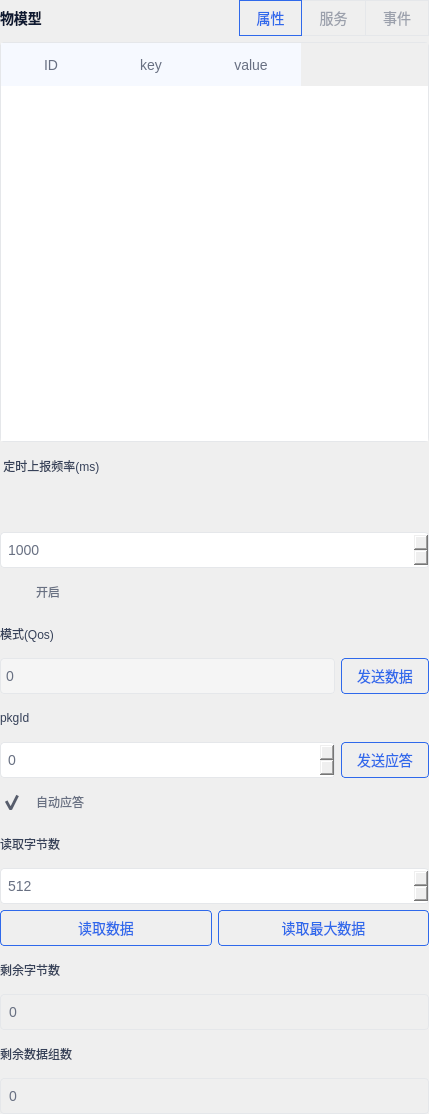
<?xml version="1.0" encoding="UTF-8"?>
<ui version="4.0">
 <class>modelWindow</class>
 <widget class="QWidget" name="modelWindow">
  <property name="geometry">
   <rect>
    <x>0</x>
    <y>0</y>
    <width>429</width>
    <height>1114</height>
   </rect>
  </property>
  <property name="windowTitle">
   <string>Form</string>
  </property>
  <property name="styleSheet">
   <string notr="true">QToolTip{
	min-width: 250px;
	padding: 3px;
	font-size:14px;
	border-style:solid;
	border-width:1px;	
	border-color:rgb(229, 231, 234);
	border-radius:4px;
}</string>
  </property>
  <layout class="QVBoxLayout" name="verticalLayout">
   <property name="leftMargin">
    <number>0</number>
   </property>
   <property name="topMargin">
    <number>0</number>
   </property>
   <property name="rightMargin">
    <number>0</number>
   </property>
   <property name="bottomMargin">
    <number>0</number>
   </property>
   <item>
    <layout class="QHBoxLayout" name="horizontalLayout_5" stretch="0,0,0">
     <item>
      <widget class="QLabel" name="label">
       <property name="minimumSize">
        <size>
         <width>0</width>
         <height>36</height>
        </size>
       </property>
       <property name="maximumSize">
        <size>
         <width>16777215</width>
         <height>36</height>
        </size>
       </property>
       <property name="styleSheet">
        <string notr="true">font-size:14px;
color:rgb(14, 25, 50);
font-weight:bold;</string>
       </property>
       <property name="text">
        <string>物模型</string>
       </property>
      </widget>
     </item>
     <item>
      <spacer name="horizontalSpacer">
       <property name="orientation">
        <enum>Qt::Horizontal</enum>
       </property>
       <property name="sizeHint" stdset="0">
        <size>
         <width>40</width>
         <height>20</height>
        </size>
       </property>
      </spacer>
     </item>
     <item>
      <layout class="QHBoxLayout" name="horizontalLayout_2" stretch="1,1,1">
       <property name="spacing">
        <number>0</number>
       </property>
       <item>
        <widget class="QPushButton" name="pushButton_properties">
         <property name="minimumSize">
          <size>
           <width>0</width>
           <height>36</height>
          </size>
         </property>
         <property name="maximumSize">
          <size>
           <width>16777215</width>
           <height>36</height>
          </size>
         </property>
         <property name="styleSheet">
          <string notr="true">QPushButton{
color: rgb(155, 160, 172);
font-size:14px;
border-style:solid;
border-width:1px;
border-color:rgb(229, 231, 234);
border-radius:0px;
padding-left:15px;
padding-right:15px;
}
QPushButton:checked
{
color: rgb(47, 105, 235);
font-size:14px;
border-style:solid;
border-width:1px;
border-color:rgb(47, 105, 235);
border-radius:0px;
}

QPushButton:hover{
	color: rgb(47, 105, 235);
	background-color: rgba(47, 105, 235, 0.08);
}
QPushButton:pressed{
	color: rgb(47, 105, 235);
	background-color: rgba(47, 105, 235, 0.2);
}</string>
         </property>
         <property name="text">
          <string>属性</string>
         </property>
         <property name="checkable">
          <bool>true</bool>
         </property>
         <property name="checked">
          <bool>true</bool>
         </property>
         <property name="autoExclusive">
          <bool>true</bool>
         </property>
        </widget>
       </item>
       <item>
        <widget class="QPushButton" name="pushButton_services">
         <property name="minimumSize">
          <size>
           <width>0</width>
           <height>36</height>
          </size>
         </property>
         <property name="maximumSize">
          <size>
           <width>16777215</width>
           <height>36</height>
          </size>
         </property>
         <property name="styleSheet">
          <string notr="true">QPushButton{
color: rgb(155, 160, 172);
font-size:14px;
border-style:solid;
border-top-width:1px;
border-right-width:1px;
border-bottom-width:1px;
border-color:rgb(229, 231, 234);
border-radius:0px;
padding-left:15px;
padding-right:15px;
}
QPushButton:checked
{
color: rgb(47, 105, 235);
font-size:14px;
border-style:solid;
border-width:1px;
border-color:rgb(47, 105, 235);
border-radius:0px;
}

QPushButton:hover{
	color: rgb(47, 105, 235);
	background-color: rgba(47, 105, 235, 0.08);
}
QPushButton:pressed{
	color: rgb(47, 105, 235);
	background-color: rgba(47, 105, 235, 0.2);
}</string>
         </property>
         <property name="text">
          <string>服务</string>
         </property>
         <property name="checkable">
          <bool>true</bool>
         </property>
         <property name="autoExclusive">
          <bool>true</bool>
         </property>
        </widget>
       </item>
       <item>
        <widget class="QPushButton" name="pushButton_3">
         <property name="minimumSize">
          <size>
           <width>0</width>
           <height>36</height>
          </size>
         </property>
         <property name="maximumSize">
          <size>
           <width>16777215</width>
           <height>36</height>
          </size>
         </property>
         <property name="styleSheet">
          <string notr="true">QPushButton{
color: rgb(155, 160, 172);
font-size:14px;
border-style:solid;
border-top-width:1px;
border-right-width:1px;
border-bottom-width:1px;
border-color:rgb(229, 231, 234);
border-radius:0px;
padding-left:15px;
padding-right:15px;
}
QPushButton:checked
{
color: rgb(47, 105, 235);
font-size:14px;
border-style:solid;
border-width:1px;
border-color:rgb(47, 105, 235);
border-radius:0px;
}

QPushButton:hover{
	color: rgb(47, 105, 235);
	background-color: rgba(47, 105, 235, 0.08);
}
QPushButton:pressed{
	color: rgb(47, 105, 235);
	background-color: rgba(47, 105, 235, 0.2);
}</string>
         </property>
         <property name="text">
          <string>事件</string>
         </property>
         <property name="checkable">
          <bool>true</bool>
         </property>
         <property name="autoExclusive">
          <bool>true</bool>
         </property>
        </widget>
       </item>
      </layout>
     </item>
    </layout>
   </item>
   <item>
    <widget class="QStackedWidget" name="tabWidget_model">
     <property name="minimumSize">
      <size>
       <width>0</width>
       <height>400</height>
      </size>
     </property>
     <property name="maximumSize">
      <size>
       <width>16777215</width>
       <height>400</height>
      </size>
     </property>
     <property name="styleSheet">
      <string notr="true"/>
     </property>
     <property name="currentIndex">
      <number>0</number>
     </property>
     <widget class="QWidget" name="stackedWidget_modelPage1">
      <layout class="QGridLayout" name="gridLayout">
       <property name="leftMargin">
        <number>0</number>
       </property>
       <property name="topMargin">
        <number>0</number>
       </property>
       <property name="rightMargin">
        <number>0</number>
       </property>
       <property name="bottomMargin">
        <number>0</number>
       </property>
       <property name="spacing">
        <number>0</number>
       </property>
       <item row="0" column="0">
        <widget class="QTableWidget" name="tableWidget_properties">
         <property name="minimumSize">
          <size>
           <width>0</width>
           <height>0</height>
          </size>
         </property>
         <property name="maximumSize">
          <size>
           <width>16777215</width>
           <height>16777215</height>
          </size>
         </property>
         <property name="styleSheet">
          <string notr="true">QHeaderView::section{
color: rgb(104, 112, 130);
font-size:14px;
background: transparent;
background: rgb(246, 249, 255);
padding: 1px;border: none;
border-style:solid;
border-right-width:0px;
border-left-width:0px;
}
QTableWidget{
color: rgb(104, 112, 130);
font-size:14px;
border-style:solid;
border-width:1px;
border-color:rgb(229, 231, 234);
border-radius:4px;
}</string>
         </property>
         <property name="verticalScrollMode">
          <enum>QAbstractItemView::ScrollPerPixel</enum>
         </property>
         <attribute name="horizontalHeaderMinimumSectionSize">
          <number>25</number>
         </attribute>
         <attribute name="horizontalHeaderStretchLastSection">
          <bool>false</bool>
         </attribute>
         <attribute name="verticalHeaderVisible">
          <bool>false</bool>
         </attribute>
         <attribute name="verticalHeaderMinimumSectionSize">
          <number>25</number>
         </attribute>
         <attribute name="verticalHeaderDefaultSectionSize">
          <number>30</number>
         </attribute>
         <column>
          <property name="text">
           <string>ID</string>
          </property>
          <property name="font">
           <font>
            <pointsize>25</pointsize>
           </font>
          </property>
         </column>
         <column>
          <property name="text">
           <string>key</string>
          </property>
          <property name="font">
           <font>
            <pointsize>25</pointsize>
           </font>
          </property>
         </column>
         <column>
          <property name="text">
           <string>value</string>
          </property>
          <property name="font">
           <font>
            <pointsize>25</pointsize>
           </font>
          </property>
         </column>
        </widget>
       </item>
      </layout>
     </widget>
     <widget class="QWidget" name="stackedWidget_modelPage2">
      <layout class="QGridLayout" name="gridLayout_6">
       <property name="leftMargin">
        <number>0</number>
       </property>
       <property name="topMargin">
        <number>0</number>
       </property>
       <property name="rightMargin">
        <number>0</number>
       </property>
       <property name="bottomMargin">
        <number>0</number>
       </property>
       <property name="spacing">
        <number>0</number>
       </property>
       <item row="0" column="0">
        <widget class="QTableWidget" name="tableWidget_services">
         <property name="minimumSize">
          <size>
           <width>0</width>
           <height>0</height>
          </size>
         </property>
         <property name="styleSheet">
          <string notr="true">QHeaderView::section{
color: rgb(104, 112, 130);
font-size:14px;
background: transparent;
background: rgb(246, 249, 255);
padding: 1px;border: none;
border-style:solid;
border-right-width:0px;
border-left-width:0px;
}
QTableWidget{
color: rgb(104, 112, 130);
font-size:14px;
border-style:solid;
border-width:1px;
border-color:rgb(229, 231, 234);
border-radius:4px;
}</string>
         </property>
         <attribute name="horizontalHeaderMinimumSectionSize">
          <number>25</number>
         </attribute>
         <attribute name="horizontalHeaderStretchLastSection">
          <bool>false</bool>
         </attribute>
         <attribute name="verticalHeaderVisible">
          <bool>false</bool>
         </attribute>
         <attribute name="verticalHeaderMinimumSectionSize">
          <number>25</number>
         </attribute>
         <column>
          <property name="text">
           <string>ID</string>
          </property>
          <property name="font">
           <font>
            <pointsize>25</pointsize>
           </font>
          </property>
         </column>
         <column>
          <property name="text">
           <string>key</string>
          </property>
          <property name="font">
           <font>
            <pointsize>25</pointsize>
           </font>
          </property>
         </column>
         <column>
          <property name="text">
           <string>value</string>
          </property>
          <property name="font">
           <font>
            <pointsize>25</pointsize>
           </font>
          </property>
         </column>
        </widget>
       </item>
      </layout>
     </widget>
     <widget class="QWidget" name="stackedWidget_modelPage3">
      <layout class="QGridLayout" name="gridLayout_4">
       <property name="leftMargin">
        <number>0</number>
       </property>
       <property name="topMargin">
        <number>0</number>
       </property>
       <property name="rightMargin">
        <number>0</number>
       </property>
       <property name="bottomMargin">
        <number>0</number>
       </property>
       <property name="spacing">
        <number>0</number>
       </property>
       <item row="0" column="0">
        <widget class="QTableWidget" name="tableWidget_events">
         <property name="styleSheet">
          <string notr="true">QHeaderView::section{
color: rgb(104, 112, 130);
font-size:14px;
background: transparent;
background: rgb(246, 249, 255);
padding: 1px;border: none;
border-style:solid;
border-right-width:0px;
border-left-width:0px;
}
QTableWidget{
color: rgb(104, 112, 130);
font-size:14px;
border-style:solid;
border-width:1px;
border-color:rgb(229, 231, 234);
border-radius:4px;
}</string>
         </property>
         <attribute name="horizontalHeaderMinimumSectionSize">
          <number>25</number>
         </attribute>
         <attribute name="horizontalHeaderStretchLastSection">
          <bool>false</bool>
         </attribute>
         <attribute name="verticalHeaderVisible">
          <bool>false</bool>
         </attribute>
         <attribute name="verticalHeaderMinimumSectionSize">
          <number>25</number>
         </attribute>
         <column>
          <property name="text">
           <string>ID</string>
          </property>
          <property name="font">
           <font>
            <pointsize>25</pointsize>
           </font>
          </property>
         </column>
         <column>
          <property name="text">
           <string>key</string>
          </property>
          <property name="font">
           <font>
            <pointsize>25</pointsize>
           </font>
          </property>
         </column>
         <column>
          <property name="text">
           <string>value</string>
          </property>
          <property name="font">
           <font>
            <pointsize>25</pointsize>
           </font>
          </property>
         </column>
        </widget>
       </item>
      </layout>
     </widget>
    </widget>
   </item>
   <item>
    <layout class="QHBoxLayout" name="horizontalLayout">
     <item>
      <widget class="QLabel" name="label_4">
       <property name="minimumSize">
        <size>
         <width>0</width>
         <height>36</height>
        </size>
       </property>
       <property name="maximumSize">
        <size>
         <width>16777215</width>
         <height>36</height>
        </size>
       </property>
       <property name="styleSheet">
        <string notr="true">color: rgb(54, 65, 89);</string>
       </property>
       <property name="text">
        <string> 定时上报频率(ms)</string>
       </property>
      </widget>
     </item>
     <item>
      <widget class="QLabel" name="label_2">
       <property name="minimumSize">
        <size>
         <width>12</width>
         <height>36</height>
        </size>
       </property>
       <property name="maximumSize">
        <size>
         <width>12</width>
         <height>36</height>
        </size>
       </property>
       <property name="toolTip">
        <string>&lt;html&gt;&lt;head/&gt;&lt;body&gt;&lt;p&gt;最小上报间隔：1ms，最大为600s&lt;/p&gt;&lt;/body&gt;&lt;/html&gt;</string>
       </property>
       <property name="toolTipDuration">
        <number>6000000</number>
       </property>
       <property name="styleSheet">
        <string notr="true">QLabel{
	image: url(:/png/tips.png);
}
</string>
       </property>
       <property name="text">
        <string/>
       </property>
      </widget>
     </item>
     <item>
      <spacer name="horizontalSpacer_2">
       <property name="orientation">
        <enum>Qt::Horizontal</enum>
       </property>
       <property name="sizeHint" stdset="0">
        <size>
         <width>40</width>
         <height>20</height>
        </size>
       </property>
      </spacer>
     </item>
    </layout>
   </item>
   <item>
    <widget class="QLabel" name="label_formatShow">
     <property name="text">
      <string/>
     </property>
    </widget>
   </item>
   <item>
    <widget class="QSpinBox" name="spinBox_timerMs">
     <property name="minimumSize">
      <size>
       <width>0</width>
       <height>36</height>
      </size>
     </property>
     <property name="maximumSize">
      <size>
       <width>16777215</width>
       <height>36</height>
      </size>
     </property>
     <property name="styleSheet">
      <string notr="true">QSpinBox{
color: rgb(104, 112, 130);
font-size:14px;
border-style:solid;
border-width:1px;
border-color:rgb(229, 231, 234);
border-radius:4px;
padding-left:5px;
}

QSpinBox::up-button
{
image:url(:/png/up.png);
width: 40px;
}
QSpinBox::down-button{
image:url(:/png/down.png);
width: 40px;
}</string>
     </property>
     <property name="minimum">
      <number>10</number>
     </property>
     <property name="maximum">
      <number>86400000</number>
     </property>
     <property name="value">
      <number>1000</number>
     </property>
    </widget>
   </item>
   <item>
    <widget class="QCheckBox" name="checkBox_timer">
     <property name="minimumSize">
      <size>
       <width>0</width>
       <height>36</height>
      </size>
     </property>
     <property name="maximumSize">
      <size>
       <width>16777215</width>
       <height>36</height>
      </size>
     </property>
     <property name="styleSheet">
      <string notr="true">QCheckBox::indicator{
    width: 30px;
    height: 23px;
}

QCheckBox::indicator:unchecked{
    image:url(:/png/checkBox0.png);
}

QCheckBox::indicator:checked{
    image:url(:/png/checkBox1.png);
}
QCheckBox{background-color:transparent;color: rgb(104, 112, 130);}
</string>
     </property>
     <property name="text">
      <string>开启</string>
     </property>
    </widget>
   </item>
   <item>
    <layout class="QHBoxLayout" name="horizontalLayout_11">
     <item>
      <widget class="QLabel" name="label_12">
       <property name="minimumSize">
        <size>
         <width>0</width>
         <height>36</height>
        </size>
       </property>
       <property name="maximumSize">
        <size>
         <width>16777215</width>
         <height>36</height>
        </size>
       </property>
       <property name="styleSheet">
        <string notr="true">color: rgb(54, 65, 89);</string>
       </property>
       <property name="text">
        <string>模式(Qos)</string>
       </property>
      </widget>
     </item>
     <item>
      <widget class="QLabel" name="label_8">
       <property name="minimumSize">
        <size>
         <width>12</width>
         <height>36</height>
        </size>
       </property>
       <property name="maximumSize">
        <size>
         <width>12</width>
         <height>36</height>
        </size>
       </property>
       <property name="toolTip">
        <string>&lt;html&gt;&lt;head/&gt;&lt;body&gt;&lt;p&gt;QoS（Quality of Service）是服务质量的简称，提高服务质量就是保证传输的带宽，降低数据的丢包率以及延时抖动等。&lt;/p&gt;&lt;/body&gt;&lt;/html&gt;</string>
       </property>
       <property name="toolTipDuration">
        <number>6000000</number>
       </property>
       <property name="styleSheet">
        <string notr="true">QLabel{
	image: url(:/png/tips.png);
}
</string>
       </property>
       <property name="text">
        <string/>
       </property>
      </widget>
     </item>
     <item>
      <spacer name="horizontalSpacer_7">
       <property name="orientation">
        <enum>Qt::Horizontal</enum>
       </property>
       <property name="sizeHint" stdset="0">
        <size>
         <width>40</width>
         <height>20</height>
        </size>
       </property>
      </spacer>
     </item>
    </layout>
   </item>
   <item>
    <layout class="QHBoxLayout" name="horizontalLayout_3" stretch="1,0">
     <item>
      <widget class="QComboBox" name="comboBox_sendQos">
       <property name="minimumSize">
        <size>
         <width>0</width>
         <height>36</height>
        </size>
       </property>
       <property name="maximumSize">
        <size>
         <width>16777215</width>
         <height>36</height>
        </size>
       </property>
       <property name="styleSheet">
        <string notr="true">QComboBox{
color: rgb(104, 112, 130);
font-size:14px;
border-style:solid;
background-color: rgb(245, 245, 245);
border-width:1px;
border-color:rgb(229, 231, 234);
border-radius:4px;
padding-left:5px;
}
QComboBox::drop-down{
border-style:none;
width: 30px;
}
QComboBox::down-arrow {
image: url(:/png/QComboBox_down.png);
}
QComboBox QAbstractItemView::item
{ 
	color: rgb(54, 65, 89);
	height: 25px;  
}</string>
       </property>
       <item>
        <property name="text">
         <string>0</string>
        </property>
       </item>
       <item>
        <property name="text">
         <string>1</string>
        </property>
       </item>
       <item>
        <property name="text">
         <string>2</string>
        </property>
       </item>
       <item>
        <property name="text">
         <string>100</string>
        </property>
       </item>
       <item>
        <property name="text">
         <string>101</string>
        </property>
       </item>
       <item>
        <property name="text">
         <string>102</string>
        </property>
       </item>
      </widget>
     </item>
     <item>
      <widget class="QPushButton" name="pushButton_sendTtlv">
       <property name="minimumSize">
        <size>
         <width>0</width>
         <height>36</height>
        </size>
       </property>
       <property name="maximumSize">
        <size>
         <width>16777215</width>
         <height>36</height>
        </size>
       </property>
       <property name="styleSheet">
        <string notr="true">QPushButton {
	color: rgb(47, 105, 235);
	font-size:14px;
	border-style:solid;
	border-width:1px;
	border-color:rgb(47, 105, 235);
	border-radius:4px;
	padding-left:15px;
	padding-right:15px;
}
QPushButton:hover{
	color: rgb(47, 105, 235);
	background-color: rgba(47, 105, 235, 0.08);
}
QPushButton:pressed{
	color: rgb(47, 105, 235);
	background-color: rgba(47, 105, 235, 0.2);
}</string>
       </property>
       <property name="text">
        <string>发送数据</string>
       </property>
      </widget>
     </item>
    </layout>
   </item>
   <item>
    <layout class="QHBoxLayout" name="horizontalLayout_7">
     <item>
      <widget class="QLabel" name="label_13">
       <property name="minimumSize">
        <size>
         <width>0</width>
         <height>36</height>
        </size>
       </property>
       <property name="styleSheet">
        <string notr="true">color: rgb(54, 65, 89);</string>
       </property>
       <property name="text">
        <string>pkgId</string>
       </property>
      </widget>
     </item>
     <item>
      <widget class="QLabel" name="label_3">
       <property name="minimumSize">
        <size>
         <width>12</width>
         <height>36</height>
        </size>
       </property>
       <property name="maximumSize">
        <size>
         <width>12</width>
         <height>36</height>
        </size>
       </property>
       <property name="toolTip">
        <string>&lt;html&gt;&lt;head/&gt;&lt;body&gt;&lt;p&gt;用作于判断设备端上报数据时的是否有效送达的校验码。&lt;/p&gt;&lt;/body&gt;&lt;/html&gt;</string>
       </property>
       <property name="toolTipDuration">
        <number>6000000</number>
       </property>
       <property name="styleSheet">
        <string notr="true">QLabel{
	image: url(:/png/tips.png);
}
</string>
       </property>
       <property name="text">
        <string/>
       </property>
      </widget>
     </item>
     <item>
      <spacer name="horizontalSpacer_3">
       <property name="orientation">
        <enum>Qt::Horizontal</enum>
       </property>
       <property name="sizeHint" stdset="0">
        <size>
         <width>40</width>
         <height>20</height>
        </size>
       </property>
      </spacer>
     </item>
    </layout>
   </item>
   <item>
    <layout class="QHBoxLayout" name="horizontalLayout_4" stretch="1,0">
     <item>
      <widget class="QSpinBox" name="spinBox_sendPkgId">
       <property name="minimumSize">
        <size>
         <width>0</width>
         <height>36</height>
        </size>
       </property>
       <property name="styleSheet">
        <string notr="true">QSpinBox{
color: rgb(104, 112, 130);
font-size:14px;
border-style:solid;
border-width:1px;
border-color:rgb(229, 231, 234);
border-radius:4px;
padding-left:5px;
}

QSpinBox::up-button
{
image:url(:/png/up.png);
width: 40px;
}
QSpinBox::down-button{
image:url(:/png/down.png);
width: 40px;
}</string>
       </property>
       <property name="maximum">
        <number>65535</number>
       </property>
      </widget>
     </item>
     <item>
      <widget class="QPushButton" name="pushButton_sendAck">
       <property name="minimumSize">
        <size>
         <width>0</width>
         <height>36</height>
        </size>
       </property>
       <property name="styleSheet">
        <string notr="true">QPushButton {
	color: rgb(47, 105, 235);
	font-size:14px;
	border-style:solid;
	border-width:1px;
	border-color:rgb(47, 105, 235);
	border-radius:4px;
	padding-left:15px;
	padding-right:15px;
}
QPushButton:hover{
	color: rgb(47, 105, 235);
	background-color: rgba(47, 105, 235, 0.08);
}
QPushButton:pressed{
	color: rgb(47, 105, 235);
	background-color: rgba(47, 105, 235, 0.2);
}</string>
       </property>
       <property name="text">
        <string>发送应答</string>
       </property>
      </widget>
     </item>
    </layout>
   </item>
   <item>
    <widget class="QCheckBox" name="checkBox_sendAckAuto">
     <property name="minimumSize">
      <size>
       <width>0</width>
       <height>36</height>
      </size>
     </property>
     <property name="styleSheet">
      <string notr="true">QCheckBox::indicator{
    width: 30px;
    height: 23px;
}

QCheckBox::indicator:unchecked{
    image:url(:/png/checkBox0.png);
}

QCheckBox::indicator:checked{
    image:url(:/png/checkBox1.png);
}
QCheckBox{background-color:transparent;color: rgb(104, 112, 130);}
</string>
     </property>
     <property name="text">
      <string>自动应答</string>
     </property>
     <property name="checked">
      <bool>true</bool>
     </property>
    </widget>
   </item>
   <item>
    <layout class="QHBoxLayout" name="horizontalLayout_10">
     <item>
      <widget class="QLabel" name="label_9">
       <property name="minimumSize">
        <size>
         <width>0</width>
         <height>36</height>
        </size>
       </property>
       <property name="styleSheet">
        <string notr="true">color: rgb(54, 65, 89);</string>
       </property>
       <property name="text">
        <string>读取字节数</string>
       </property>
      </widget>
     </item>
     <item>
      <widget class="QLabel" name="label_7">
       <property name="minimumSize">
        <size>
         <width>12</width>
         <height>36</height>
        </size>
       </property>
       <property name="maximumSize">
        <size>
         <width>12</width>
         <height>36</height>
        </size>
       </property>
       <property name="toolTip">
        <string>&lt;html&gt;&lt;head/&gt;&lt;body&gt;&lt;p&gt;根据设置的读取字节数进行物模型数据读取，并把读取到的数据更新到物模型列表。&lt;/p&gt;&lt;/body&gt;&lt;/html&gt;</string>
       </property>
       <property name="toolTipDuration">
        <number>6000000</number>
       </property>
       <property name="styleSheet">
        <string notr="true">QLabel{
	image: url(:/png/tips.png);
}
</string>
       </property>
       <property name="text">
        <string/>
       </property>
      </widget>
     </item>
     <item>
      <spacer name="horizontalSpacer_6">
       <property name="orientation">
        <enum>Qt::Horizontal</enum>
       </property>
       <property name="sizeHint" stdset="0">
        <size>
         <width>40</width>
         <height>20</height>
        </size>
       </property>
      </spacer>
     </item>
    </layout>
   </item>
   <item>
    <widget class="QSpinBox" name="spinBox_modelReadLen">
     <property name="minimumSize">
      <size>
       <width>0</width>
       <height>36</height>
      </size>
     </property>
     <property name="styleSheet">
      <string notr="true">QSpinBox{
color: rgb(104, 112, 130);
font-size:14px;
border-style:solid;
border-width:1px;
border-color:rgb(229, 231, 234);
border-radius:4px;
padding-left:5px;
}

QSpinBox::up-button
{
image:url(:/png/up.png);
width: 40px;
}
QSpinBox::down-button{
image:url(:/png/down.png);
width: 40px;
}</string>
     </property>
     <property name="minimum">
      <number>512</number>
     </property>
     <property name="maximum">
      <number>10240</number>
     </property>
     <property name="value">
      <number>512</number>
     </property>
     <property name="displayIntegerBase">
      <number>10</number>
     </property>
    </widget>
   </item>
   <item>
    <layout class="QHBoxLayout" name="horizontalLayout_6" stretch="1,1">
     <item>
      <widget class="QPushButton" name="pushButton_readTtlv">
       <property name="minimumSize">
        <size>
         <width>0</width>
         <height>36</height>
        </size>
       </property>
       <property name="styleSheet">
        <string notr="true">QPushButton {
	color: rgb(47, 105, 235);
	font-size:14px;
	border-style:solid;
	border-width:1px;
	border-color:rgb(47, 105, 235);
	border-radius:4px;
	padding-left:15px;
	padding-right:15px;
}
QPushButton:hover{
	color: rgb(47, 105, 235);
	background-color: rgba(47, 105, 235, 0.08);
}
QPushButton:pressed{
	color: rgb(47, 105, 235);
	background-color: rgba(47, 105, 235, 0.2);
}</string>
       </property>
       <property name="text">
        <string>读取数据</string>
       </property>
      </widget>
     </item>
     <item>
      <widget class="QPushButton" name="pushButton_readMaxTtlv">
       <property name="minimumSize">
        <size>
         <width>0</width>
         <height>36</height>
        </size>
       </property>
       <property name="maximumSize">
        <size>
         <width>16777215</width>
         <height>36</height>
        </size>
       </property>
       <property name="styleSheet">
        <string notr="true">QPushButton {
	color: rgb(47, 105, 235);
	font-size:14px;
	border-style:solid;
	border-width:1px;
	border-color:rgb(47, 105, 235);
	border-radius:4px;
	padding-left:15px;
	padding-right:15px;
}
QPushButton:hover{
	color: rgb(47, 105, 235);
	background-color: rgba(47, 105, 235, 0.08);
}
QPushButton:pressed{
	color: rgb(47, 105, 235);
	background-color: rgba(47, 105, 235, 0.2);
}</string>
       </property>
       <property name="text">
        <string>读取最大数据</string>
       </property>
      </widget>
     </item>
    </layout>
   </item>
   <item>
    <layout class="QHBoxLayout" name="horizontalLayout_8">
     <item>
      <widget class="QLabel" name="label_26">
       <property name="minimumSize">
        <size>
         <width>0</width>
         <height>36</height>
        </size>
       </property>
       <property name="maximumSize">
        <size>
         <width>16777215</width>
         <height>36</height>
        </size>
       </property>
       <property name="styleSheet">
        <string notr="true">color: rgb(54, 65, 89);</string>
       </property>
       <property name="text">
        <string>剩余字节数</string>
       </property>
      </widget>
     </item>
     <item>
      <widget class="QLabel" name="label_5">
       <property name="minimumSize">
        <size>
         <width>12</width>
         <height>36</height>
        </size>
       </property>
       <property name="maximumSize">
        <size>
         <width>12</width>
         <height>36</height>
        </size>
       </property>
       <property name="toolTip">
        <string>&lt;html&gt;&lt;head/&gt;&lt;body&gt;&lt;p&gt;当前数据组剩下的字节数。&lt;/p&gt;&lt;/body&gt;&lt;/html&gt;</string>
       </property>
       <property name="toolTipDuration">
        <number>6000000</number>
       </property>
       <property name="styleSheet">
        <string notr="true">QLabel{
	image: url(:/png/tips.png);
}
</string>
       </property>
       <property name="text">
        <string/>
       </property>
      </widget>
     </item>
     <item>
      <spacer name="horizontalSpacer_4">
       <property name="orientation">
        <enum>Qt::Horizontal</enum>
       </property>
       <property name="sizeHint" stdset="0">
        <size>
         <width>40</width>
         <height>20</height>
        </size>
       </property>
      </spacer>
     </item>
    </layout>
   </item>
   <item>
    <widget class="QLabel" name="label_modelReadByte">
     <property name="minimumSize">
      <size>
       <width>0</width>
       <height>36</height>
      </size>
     </property>
     <property name="maximumSize">
      <size>
       <width>16777215</width>
       <height>36</height>
      </size>
     </property>
     <property name="styleSheet">
      <string notr="true">color: rgb(104, 112, 130);
font-size:14px;
border-style:solid;
border-width:1px;
border-height：20px;
border-color:rgb(229, 231, 234);
border-radius:4px;
padding-left:5px;
</string>
     </property>
     <property name="text">
      <string>0</string>
     </property>
    </widget>
   </item>
   <item>
    <layout class="QHBoxLayout" name="horizontalLayout_9">
     <item>
      <widget class="QLabel" name="label_28">
       <property name="minimumSize">
        <size>
         <width>0</width>
         <height>36</height>
        </size>
       </property>
       <property name="maximumSize">
        <size>
         <width>16777215</width>
         <height>36</height>
        </size>
       </property>
       <property name="styleSheet">
        <string notr="true">color: rgb(54, 65, 89);</string>
       </property>
       <property name="text">
        <string>剩余数据组数</string>
       </property>
      </widget>
     </item>
     <item>
      <widget class="QLabel" name="label_6">
       <property name="minimumSize">
        <size>
         <width>12</width>
         <height>36</height>
        </size>
       </property>
       <property name="maximumSize">
        <size>
         <width>12</width>
         <height>36</height>
        </size>
       </property>
       <property name="toolTip">
        <string>&lt;html&gt;&lt;head/&gt;&lt;body&gt;&lt;p&gt;剩下的缓存数据组数。&lt;/p&gt;&lt;/body&gt;&lt;/html&gt;</string>
       </property>
       <property name="toolTipDuration">
        <number>6000000</number>
       </property>
       <property name="styleSheet">
        <string notr="true">QLabel{
	image: url(:/png/tips.png);
}
</string>
       </property>
       <property name="text">
        <string/>
       </property>
      </widget>
     </item>
     <item>
      <spacer name="horizontalSpacer_5">
       <property name="orientation">
        <enum>Qt::Horizontal</enum>
       </property>
       <property name="sizeHint" stdset="0">
        <size>
         <width>40</width>
         <height>20</height>
        </size>
       </property>
      </spacer>
     </item>
    </layout>
   </item>
   <item>
    <widget class="QLabel" name="label_modelReadCount">
     <property name="minimumSize">
      <size>
       <width>0</width>
       <height>36</height>
      </size>
     </property>
     <property name="maximumSize">
      <size>
       <width>16777215</width>
       <height>36</height>
      </size>
     </property>
     <property name="styleSheet">
      <string notr="true">color: rgb(104, 112, 130);
font-size:14px;
border-style:solid;
border-width:1px;
border-height：20px;
border-color:rgb(229, 231, 234);
border-radius:4px;
padding-left:5px;
</string>
     </property>
     <property name="text">
      <string>0</string>
     </property>
    </widget>
   </item>
  </layout>
 </widget>
 <resources/>
 <connections/>
</ui>
